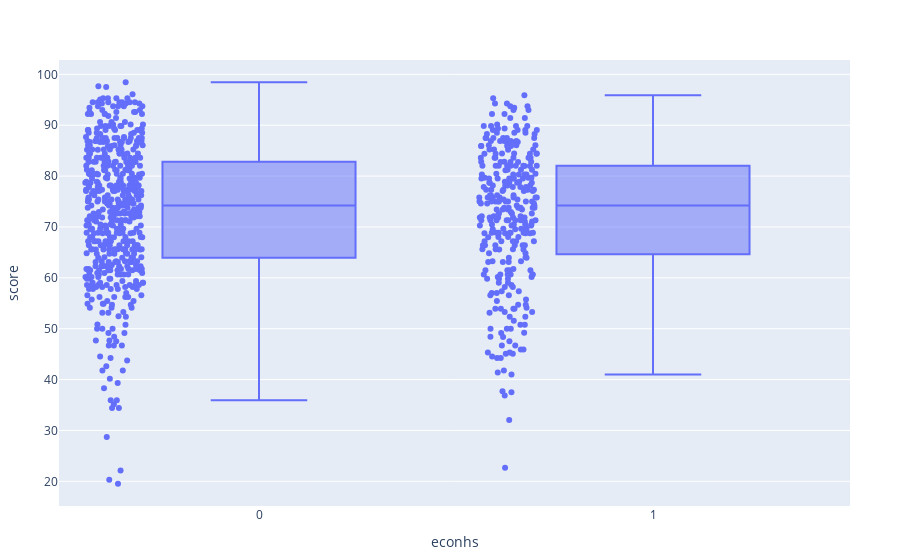

Source (notebook cell):
### Code cell
PlotlyJS.plot(econ, x =:econhs, y =:score, boxpoints = "all", kind = "box")

### Figure 1 — Plotly figure (JSON) as saved in the notebook; plotly's stock layout.template omitted (floating-point values rounded to 4 significant figures; data arrays with more than 128 entries replaced by an {"elided": "..."} marker saying what was removed)
{"data": [{"boxpoints": "all", "type": "box", "x": {"elided": "856 int values"}, "xaxis": "x", "y": {"elided": "856 float values"}, "yaxis": "y"}], "layout": {"legend": {"tracegroupgap": 0}, "margin": {"b": 50, "l": 50, "r": 50, "t": 60}, "xaxis": {"title": {"text": "econhs"}}, "yaxis": {"title": {"text": "score"}}}}
